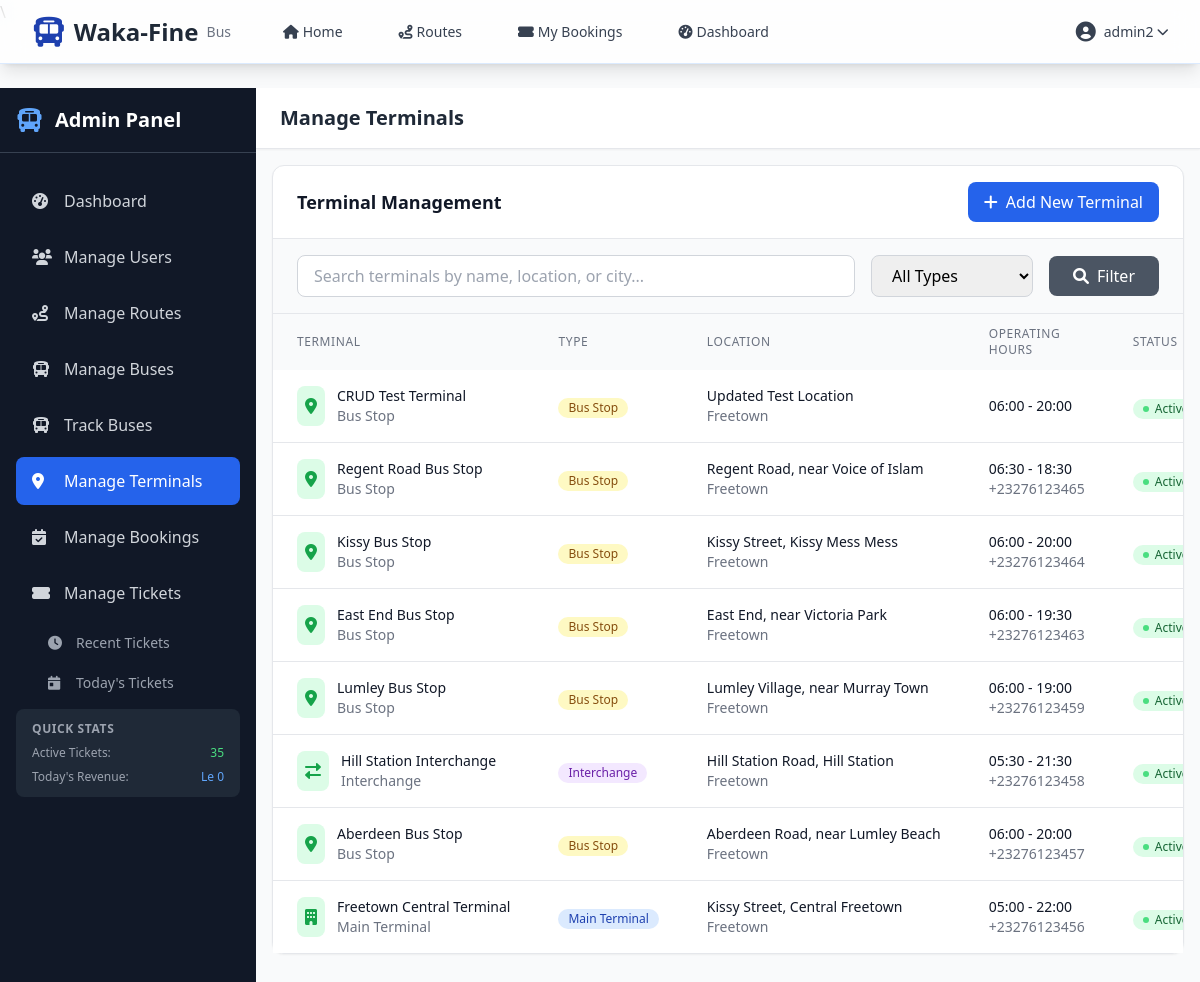
The page /accounts/admin/terminals/ (signed in) on the database its author committed.
### accounts/models.py (models this page shows, shortened)
class User(AbstractUser):
    ROLE_CHOICES = [
        ("admin", "Admin"),
        ("staff", "Staff"),
        ("customer", "Customer"),
    ]
    role = models.CharField(max_length=10, choices=ROLE_CHOICES, default="customer")
    phone_number = models.CharField(max_length=15, blank=True, null=True)
    created_at = models.DateTimeField(auto_now_add=True)
    updated_at = models.DateTimeField(auto_now=True)
    @property
    def is_admin(self):
        return self.role == "admin"

### terminals/models.py (models this page shows, shortened)
class Terminal(models.Model):
    TERMINAL_TYPE_CHOICES = [
        ("main_terminal", "Main Terminal"),
        ("bus_stop", "Bus Stop"),
        ("interchange", "Interchange"),
        ("depot", "Bus Depot"),
    ]
    CITY_CHOICES = [
        ("freetown", "Freetown"),
        ("bo", "Bo"),
        ("kenema", "Kenema"),
        ("makeni", "Makeni"),
        ("koidu", "Koidu"),
    ]  # Basic Information
    name = models.CharField(max_length=100, unique=True)
    terminal_type = models.CharField(max_length=20, choices=TERMINAL_TYPE_CHOICES)
    location = models.CharField(max_length=100, help_text="Street address or landmark")
    city = models.CharField(max_length=50, choices=CITY_CHOICES, default="freetown")
    description = models.TextField(
        blank=True, help_text="Additional information about the terminal"
    )
    facilities = models.TextField(
        blank=True, help_text="Available facilities (comma-separated)"
    )
    operating_hours_start = models.TimeField(help_text="Terminal opening time")
    operating_hours_end = models.TimeField(help_text="Terminal closing time")
    contact_number = models.CharField(
        max_length=15,
        blank=True,
        validators=[
            RegexValidator(
                regex=r"^\+?1?\d{9,15}$", message="Enter a valid phone number"
            )
        ],
    )  # Status
    is_active = models.BooleanField(default=True)
    created_at = models.DateTimeField(auto_now_add=True)
    updated_at = models.DateTimeField(auto_now=True)
    class Meta:
        ordering = ["city", "name"]
        indexes = [
            models.Index(fields=["city", "terminal_type"]),
            models.Index(fields=["is_active"]),
        ]
    @property
    def operating_hours(self):
        return f"{self.operating_hours_start.strftime('%H:%M')} - {self.operating_hours_end.strftime('%H:%M')}"

### accounts/admin_views.py (the view)
class ManageTerminalsView(AdminRequiredMixin, ListView):
    model = Terminal
    template_name = "accounts/admin/manage_terminals.html"
    context_object_name = "terminals"
    paginate_by = 20
    def get_queryset(self):
        queryset = Terminal.objects.all().order_by("-created_at")
        search = self.request.GET.get("search")
        terminal_type = self.request.GET.get("type")
        if search:
            queryset = queryset.filter(
                Q(name__icontains=search)
                | Q(location__icontains=search)
                | Q(city__icontains=search)
            )
        if terminal_type:
            queryset = queryset.filter(terminal_type=terminal_type)
        return queryset
    def get_context_data(self, **kwargs):
        context = super().get_context_data(**kwargs)
        context["search"] = self.request.GET.get("search", "")
        context["type_filter"] = self.request.GET.get("type", "")
        context["terminal_types"] = Terminal.TERMINAL_TYPE_CHOICES
        return context

### accounts/admin_views.py (called while the page is built)
    def test_func(self):
        return self.request.user.is_authenticated and (
            self.request.user.is_admin or self.request.user.is_staff_member
        )

### templates/accounts/admin/manage_terminals.html (shortened to what this page needs)
{% extends 'accounts/admin/base_admin.html' %}
{% block page_title %}Manage Terminals{% endblock %}
{% block content %}
<div class="bg-white rounded-xl shadow-sm border border-gray-200">
    <div class="px-6 py-4 border-b border-gray-200">        <div class="flex items-center justify-between">
            <h3 class="text-lg font-semibold text-gray-900">Terminal Management</h3>
            <a href="{% url 'terminals:create' %}" class="px-4 py-2 bg-blue-600 text-white rounded-lg hover:bg-blue-700 transition-colors">
                <i class="fas fa-plus mr-2"></i>Add New Terminal
            </a>
        </div>
    </div>
    <div class="px-6 py-4 border-b border-gray-200 bg-gray-50">
        <form method="GET" class="flex items-center gap-4">
            <div class="flex-1">
                <input type="text" name="search" value="{{ search }}"
                       placeholder="Search terminals by name, location, or city..."
                       class="w-full px-4 py-2 border border-gray-300 rounded-lg focus:ring-2 focus:ring-blue-500 focus:border-blue-500">
            </div>
            <div>
                <select name="type" class="px-4 py-2 border border-gray-300 rounded-lg focus:ring-2 focus:ring-blue-500 focus:border-blue-500">
                    <option value="">All Types</option>
                </select>
            </div>
            <button type="submit" class="px-6 py-2 bg-gray-600 text-white rounded-lg hover:bg-gray-700 transition-colors">
                <i class="fas fa-search mr-2"></i>Filter
            </button>
        </form>
    </div>
    {% if terminals %}
        <div class="overflow-x-auto">
            <table class="w-full">
                <thead class="bg-gray-50">                    <tr>
                        <th class="px-6 py-3 text-left text-xs font-medium text-gray-500 uppercase tracking-wider">Terminal</th>
                        <th class="px-6 py-3 text-left text-xs font-medium text-gray-500 uppercase tracking-wider">Type</th>
                        <th class="px-6 py-3 text-left text-xs font-medium text-gray-500 uppercase tracking-wider">Location</th>
                        <th class="px-6 py-3 text-left text-xs font-medium text-gray-500 uppercase tracking-wider">Operating Hours</th>
                        <th class="px-6 py-3 text-left text-xs font-medium text-gray-500 uppercase tracking-wider">Status</th>
                    </tr>
                </thead>
                <tbody class="bg-white divide-y divide-gray-200">
                    {% for terminal in terminals %}
                        <tr class="hover:bg-gray-50">
                            <td class="px-6 py-4 whitespace-nowrap">
                                <div class="flex items-center">
                                    <div class="p-2 bg-green-100 rounded-lg mr-3">
                                        {% if terminal.terminal_type == 'main_terminal' %}
                                            <i class="fas fa-building text-green-600"></i>
                                        {% elif terminal.terminal_type == 'bus_stop' %}
                                            <i class="fas fa-map-marker-alt text-green-600"></i>
                                        {% elif terminal.terminal_type == 'interchange' %}
                                            <i class="fas fa-exchange-alt text-green-600"></i>
                                        {% else %}
                                            <i class="fas fa-warehouse text-green-600"></i>
                                        {% endif %}
                                    </div>
                                    <div>
                                        <div class="text-sm font-medium text-gray-900">{{ terminal.name }}</div>
                                        <div class="text-sm text-gray-500">{{ terminal.get_terminal_type_display }}</div>
                                    </div>
                                </div>
                            </td>
                            <td class="px-6 py-4 whitespace-nowrap">
                                <span class="inline-flex items-center px-2.5 py-0.5 rounded-full text-xs font-medium
                                    {% if terminal.terminal_type == 'main_terminal' %}bg-blue-100 text-blue-800
                                    {% elif terminal.terminal_type == 'bus_stop' %}bg-yellow-100 text-yellow-800
                                    {% elif terminal.terminal_type == 'interchange' %}bg-purple-100 text-purple-800
                                    {% else %}bg-gray-100 text-gray-800{% endif %}">
                                    {{ terminal.get_terminal_type_display }}
                                </span>
                            </td>
                            <td class="px-6 py-4 whitespace-nowrap">
                                <div class="text-sm text-gray-900">{{ terminal.location }}</div>
                                <div class="text-sm text-gray-500">{{ terminal.get_city_display }}</div>
                            </td>                            <td class="px-6 py-4 whitespace-nowrap">
                                <div class="text-sm text-gray-900">{{ terminal.operating_hours }}</div>
                                {% if terminal.contact_number %}
                                    <div class="text-sm text-gray-500">{{ terminal.contact_number }}</div>
                                {% endif %}
                            </td>
                            <td class="px-6 py-4 whitespace-nowrap">
                                {% if terminal.is_active %}
                                    <span class="inline-flex items-center px-2.5 py-0.5 rounded-full text-xs font-medium bg-green-100 text-green-800">
                                        <span class="w-1.5 h-1.5 bg-green-400 rounded-full mr-1.5"></span>
                                        Active
                                    </span>
                                {% else %}
                                    <span class="inline-flex items-center px-2.5 py-0.5 rounded-full text-xs font-medium bg-red-100 text-red-800">
                                        <span class="w-1.5 h-1.5 bg-red-400 rounded-full mr-1.5"></span>
                                        Inactive
                                    </span>
                                {% endif %}
                            </td>
                        </tr>
                    {% endfor %}
                </tbody>
            </table>
        </div>
    {% endif %}
</div>
{% endblock %}

### templates/base_nav.html (shortened to what this page needs)
\
{% load static %}
<nav class="bg-white/80 backdrop-blur-md shadow-lg fixed top-0 left-0 right-0 z-40 border-b border-blue-100 h-16">  <div class="max-w-7xl mx-auto px-4 sm:px-6 lg:px-8">
        <div class="flex justify-between h-16">
            <div class="flex items-center">
                <div class="flex-shrink-0 flex items-center">
                    <i class="fas fa-bus text-3xl text-primary mr-2"></i>
                    <span class="text-2xl font-bold text-gray-800">Waka-Fine</span>
                    <span class="text-sm text-gray-500 ml-2">Bus</span>
                </div>
                <div class="hidden md:ml-10 md:flex md:space-x-8">
                    <a href="{% url 'home' %}" class="text-gray-700 hover:text-primary px-3 py-2 text-sm font-medium transition-colors duration-200">
                        <i class="fas fa-home mr-1"></i>Home
                    </a>
                    <a href="{% url 'routes:search' %}" class="text-gray-700 hover:text-primary px-3 py-2 text-sm font-medium transition-colors duration-200">
                        <i class="fas fa-route mr-1"></i>Routes
                    </a>
                    {% if user.is_authenticated %}
                        <a href="{% url 'bookings:list' %}" class="text-gray-700 hover:text-primary px-3 py-2 text-sm font-medium transition-colors duration-200">
                            <i class="fas fa-ticket-alt mr-1"></i>My Bookings
                        </a>
                        <a href="{% url 'accounts:dashboard' %}" class="text-gray-700 hover:text-primary px-3 py-2 text-sm font-medium transition-colors duration-200">
                            <i class="fas fa-tachometer-alt mr-1"></i>Dashboard
                        </a>
                    {% endif %}
                </div>
            </div>
            <div class="flex items-center space-x-4">
                {% if user.is_authenticated %}
                    <div class="relative" x-data="{ open: false }">
                        <button @click="open = !open" class="flex items-center text-sm text-gray-700 hover:text-primary focus:outline-none transition-colors duration-200">
                            <i class="fas fa-user-circle text-xl mr-2"></i>
                            <span class="hidden md:block">{{ user.get_full_name|default:user.username }}</span>
                            <i class="fas fa-chevron-down ml-1 text-xs"></i>
                        </button>
                    </div>
                {% endif %}
            </div>
        </div>
    </div>
</nav>

### rows shown on the page
User: get_full_name "admin2"
Terminal: name "CRUD Test Terminal", terminal_type "Bus Stop", location "Updated Test Location", city "Freetown", operating_hours "06:00 - 20:00", is_active True (drawn)
Terminal: name "Regent Road Bus Stop", terminal_type "Bus Stop", location "Regent Road, near Voice of Islam", city "Freetown", operating_hours "06:30 - 18:30", contact_number "+23276123465", is_active True (drawn)
Terminal: name "Kissy Bus Stop", terminal_type "Bus Stop", location "Kissy Street, Kissy Mess Mess", city "Freetown", operating_hours "06:00 - 20:00", contact_number "+23276123464", is_active True (drawn)
Terminal: name "East End Bus Stop", terminal_type "Bus Stop", location "East End, near Victoria Park", city "Freetown", operating_hours "06:00 - 19:30", contact_number "+23276123463", is_active True (drawn)
Terminal: name "Lumley Bus Stop", terminal_type "Bus Stop", location "Lumley Village, near Murray Town", city "Freetown", operating_hours "06:00 - 19:00", contact_number "+23276123459", is_active True (drawn)
Terminal: name "Hill Station Interchange", terminal_type "Interchange", location "Hill Station Road, Hill Station", city "Freetown", operating_hours "05:30 - 21:30", contact_number "+23276123458", is_active True (drawn)
Terminal: name "Aberdeen Bus Stop", terminal_type "Bus Stop", location "Aberdeen Road, near Lumley Beach", city "Freetown", operating_hours "06:00 - 20:00", contact_number "+23276123457", is_active True (drawn)
Terminal: name "Freetown Central Terminal", terminal_type "Main Terminal", location "Kissy Street, Central Freetown", city "Freetown", operating_hours "05:00 - 22:00", contact_number "+23276123456", is_active True (drawn)
